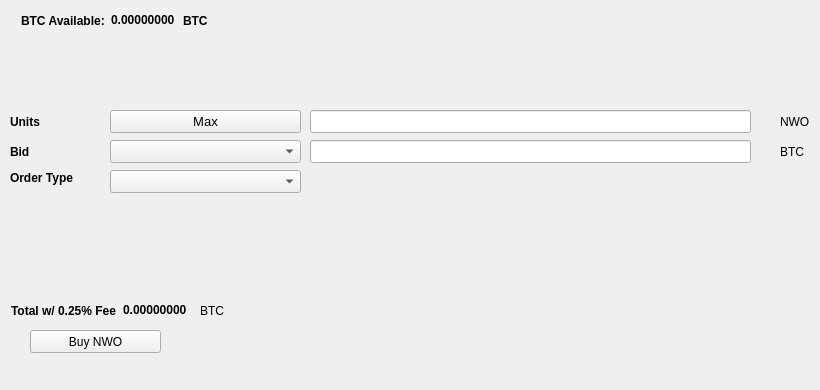
   <widget class="QWidget" name="BuyTab">
    <attribute name="title">
     <string>Buy</string>
    </attribute>
    <widget class="QPushButton" name="BuyNWO">
     <property name="geometry">
      <rect>
       <x>30</x>
       <y>330</y>
       <width>131</width>
       <height>23</height>
      </rect>
     </property>
     <property name="text">
      <string>Buy NWO</string>
     </property>
     <property name="icon">
      <iconset resource="../nwo.qrc">
       <normaloff>:/icons/bitcoin</normaloff>:/icons/bitcoin</iconset>
     </property>
    </widget>
    <widget class="QLabel" name="label_3">
     <property name="geometry">
      <rect>
       <x>10</x>
       <y>110</y>
       <width>46</width>
       <height>23</height>
      </rect>
     </property>
     <property name="font">
      <font>
       <weight>75</weight>
       <bold>true</bold>
      </font>
     </property>
     <property name="text">
      <string>Units</string>
     </property>
    </widget>
    <widget class="QLineEdit" name="UnitsInput">
     <property name="geometry">
      <rect>
       <x>310</x>
       <y>110</y>
       <width>441</width>
       <height>23</height>
      </rect>
     </property>
     <property name="font">
      <font>
       <pointsize>9</pointsize>
       <weight>75</weight>
       <bold>true</bold>
      </font>
     </property>
    </widget>
    <widget class="QLineEdit" name="BuyBidPriceEdit">
     <property name="geometry">
      <rect>
       <x>310</x>
       <y>140</y>
       <width>441</width>
       <height>23</height>
      </rect>
     </property>
     <property name="font">
      <font>
       <pointsize>9</pointsize>
       <weight>75</weight>
       <bold>true</bold>
      </font>
     </property>
    </widget>
    <widget class="QLabel" name="label_4">
     <property name="geometry">
      <rect>
       <x>780</x>
       <y>110</y>
       <width>31</width>
       <height>23</height>
      </rect>
     </property>
     <property name="text">
      <string>NWO</string>
     </property>
    </widget>
    <widget class="QLabel" name="label_5">
     <property name="geometry">
      <rect>
       <x>780</x>
       <y>140</y>
       <width>31</width>
       <height>23</height>
      </rect>
     </property>
     <property name="text">
      <string>BTC</string>
     </property>
    </widget>
    <widget class="QLabel" name="label_6">
     <property name="geometry">
      <rect>
       <x>10</x>
       <y>140</y>
       <width>46</width>
       <height>23</height>
      </rect>
     </property>
     <property name="font">
      <font>
       <weight>75</weight>
       <bold>true</bold>
      </font>
     </property>
     <property name="text">
      <string>Bid</string>
     </property>
    </widget>
    <widget class="QLabel" name="label_7">
     <property name="geometry">
      <rect>
       <x>10</x>
       <y>170</y>
       <width>91</width>
       <height>16</height>
      </rect>
     </property>
     <property name="font">
      <font>
       <weight>75</weight>
       <bold>true</bold>
      </font>
     </property>
     <property name="text">
      <string>Order Type</string>
     </property>
    </widget>
    <widget class="QPushButton" name="Buy_Max_Amount">
     <property name="geometry">
      <rect>
       <x>110</x>
       <y>110</y>
       <width>191</width>
       <height>23</height>
      </rect>
     </property>
     <property name="font">
      <font>
       <pointsize>10</pointsize>
      </font>
     </property>
     <property name="text">
      <string>Max</string>
     </property>
    </widget>
    <widget class="QComboBox" name="BuyBidcomboBox">
     <property name="geometry">
      <rect>
       <x>110</x>
       <y>140</y>
       <width>191</width>
       <height>23</height>
      </rect>
     </property>
     <property name="font">
      <font>
       <pointsize>10</pointsize>
      </font>
     </property>
    </widget>
    <widget class="QComboBox" name="buyOrdertypeCombo">
     <property name="geometry">
      <rect>
       <x>110</x>
       <y>170</y>
       <width>191</width>
       <height>23</height>
      </rect>
     </property>
     <property name="font">
      <font>
       <pointsize>10</pointsize>
      </font>
     </property>
    </widget>
    <widget class="QWidget" name="layoutWidget1">
     <property name="geometry">
      <rect>
       <x>21</x>
       <y>11</y>
       <width>227</width>
       <height>19</height>
      </rect>
     </property>
     <layout class="QHBoxLayout" name="horizontalLayout_3">
      <item>
       <widget class="QLabel" name="label232">
        <property name="font">
         <font>
          <weight>75</weight>
          <bold>true</bold>
         </font>
        </property>
        <property name="text">
         <string>BTC Available:</string>
        </property>
       </widget>
      </item>
      <item>
       <widget class="QLabel" name="BtcAvailableLbl">
        <property name="palette">
         <palette>
          <active>
           <colorrole role="WindowText">
            <brush brushstyle="SolidPattern">
             <color alpha="255">
              <red>0</red>
              <green>0</green>
              <blue>0</blue>
             </color>
            </brush>
           </colorrole>
           <colorrole role="Button">
            <brush brushstyle="SolidPattern">
             <color alpha="255">
              <red>0</red>
              <green>170</green>
              <blue>0</blue>
             </color>
            </brush>
           </colorrole>
           <colorrole role="Light">
            <brush brushstyle="SolidPattern">
             <color alpha="255">
              <red>0</red>
              <green>255</green>
              <blue>0</blue>
             </color>
            </brush>
           </colorrole>
           <colorrole role="Midlight">
            <brush brushstyle="SolidPattern">
             <color alpha="255">
              <red>0</red>
              <green>212</green>
              <blue>0</blue>
             </color>
            </brush>
           </colorrole>
           <colorrole role="Dark">
            <brush brushstyle="SolidPattern">
             <color alpha="255">
              <red>0</red>
              <green>85</green>
              <blue>0</blue>
             </color>
            </brush>
           </colorrole>
           <colorrole role="Mid">
            <brush brushstyle="SolidPattern">
             <color alpha="255">
              <red>0</red>
              <green>113</green>
              <blue>0</blue>
             </color>
            </brush>
           </colorrole>
           <colorrole role="Text">
            <brush brushstyle="SolidPattern">
             <color alpha="255">
              <red>0</red>
              <green>170</green>
              <blue>0</blue>
             </color>
            </brush>
           </colorrole>
           <colorrole role="BrightText">
            <brush brushstyle="SolidPattern">
             <color alpha="255">
              <red>255</red>
              <green>255</green>
              <blue>255</blue>
             </color>
            </brush>
           </colorrole>
           <colorrole role="ButtonText">
            <brush brushstyle="SolidPattern">
             <color alpha="255">
              <red>0</red>
              <green>0</green>
              <blue>0</blue>
             </color>
            </brush>
           </colorrole>
           <colorrole role="Base">
            <brush brushstyle="SolidPattern">
             <color alpha="255">
              <red>255</red>
              <green>255</green>
              <blue>255</blue>
             </color>
            </brush>
           </colorrole>
           <colorrole role="Window">
            <brush brushstyle="SolidPattern">
             <color alpha="255">
              <red>0</red>
              <green>170</green>
              <blue>0</blue>
             </color>
            </brush>
           </colorrole>
           <colorrole role="Shadow">
            <brush brushstyle="SolidPattern">
             <color alpha="255">
              <red>0</red>
              <green>0</green>
              <blue>0</blue>
             </color>
            </brush>
           </colorrole>
           <colorrole role="AlternateBase">
            <brush brushstyle="SolidPattern">
             <color alpha="255">
              <red>127</red>
              <green>212</green>
              <blue>127</blue>
             </color>
            </brush>
           </colorrole>
           <colorrole role="ToolTipBase">
            <brush brushstyle="SolidPattern">
             <color alpha="255">
              <red>255</red>
              <green>255</green>
              <blue>220</blue>
             </color>
            </brush>
           </colorrole>
           <colorrole role="ToolTipText">
            <brush brushstyle="SolidPattern">
             <color alpha="255">
              <red>0</red>
              <green>0</green>
              <blue>0</blue>
             </color>
            </brush>
           </colorrole>
          </active>
          <inactive>
           <colorrole role="WindowText">
            <brush brushstyle="SolidPattern">
             <color alpha="255">
              <red>0</red>
              <green>0</green>
              <blue>0</blue>
             </color>
            </brush>
           </colorrole>
           <colorrole role="Button">
            <brush brushstyle="SolidPattern">
             <color alpha="255">
              <red>0</red>
              <green>170</green>
              <blue>0</blue>
             </color>
            </brush>
           </colorrole>
           <colorrole role="Light">
            <brush brushstyle="SolidPattern">
             <color alpha="255">
              <red>0</red>
              <green>255</green>
              <blue>0</blue>
             </color>
            </brush>
           </colorrole>
           <colorrole role="Midlight">
            <brush brushstyle="SolidPattern">
             <color alpha="255">
              <red>0</red>
              <green>212</green>
              <blue>0</blue>
             </color>
            </brush>
           </colorrole>
           <colorrole role="Dark">
            <brush brushstyle="SolidPattern">
             <color alpha="255">
              <red>0</red>
              <green>85</green>
              <blue>0</blue>
             </color>
            </brush>
           </colorrole>
           <colorrole role="Mid">
            <brush brushstyle="SolidPattern">
             <color alpha="255">
              <red>0</red>
              <green>113</green>
              <blue>0</blue>
             </color>
            </brush>
           </colorrole>
           <colorrole role="Text">
            <brush brushstyle="SolidPattern">
             <color alpha="255">
              <red>0</red>
              <green>170</green>
              <blue>0</blue>
             </color>
            </brush>
           </colorrole>
           <colorrole role="BrightText">
            <brush brushstyle="SolidPattern">
             <color alpha="255">
              <red>255</red>
              <green>255</green>
              <blue>255</blue>
             </color>
            </brush>
           </colorrole>
           <colorrole role="ButtonText">
            <brush brushstyle="SolidPattern">
             <color alpha="255">
              <red>0</red>
              <green>0</green>
              <blue>0</blue>
             </color>
            </brush>
           </colorrole>
           <colorrole role="Base">
            <brush brushstyle="SolidPattern">
             <color alpha="255">
              <red>255</red>
              <green>255</green>
              <blue>255</blue>
             </color>
            </brush>
           </colorrole>
           <colorrole role="Window">
            <brush brushstyle="SolidPattern">
             <color alpha="255">
              <red>0</red>
              <green>170</green>
              <blue>0</blue>
             </color>
            </brush>
           </colorrole>
           <colorrole role="Shadow">
            <brush brushstyle="SolidPattern">
             <color alpha="255">
              <red>0</red>
              <green>0</green>
              <blue>0</blue>
             </color>
            </brush>
           </colorrole>
           <colorrole role="AlternateBase">
            <brush brushstyle="SolidPattern">
             <color alpha="255">
              <red>127</red>
              <green>212</green>
              <blue>127</blue>
             </color>
            </brush>
           </colorrole>
           <colorrole role="ToolTipBase">
            <brush brushstyle="SolidPattern">
             <color alpha="255">
              <red>255</red>
              <green>255</green>
              <blue>220</blue>
             </color>
            </brush>
           </colorrole>
           <colorrole role="ToolTipText">
            <brush brushstyle="SolidPattern">
             <color alpha="255">
              <red>0</red>
              <green>0</green>
              <blue>0</blue>
             </color>
            </brush>
           </colorrole>
          </inactive>
          <disabled>
           <colorrole role="WindowText">
            <brush brushstyle="SolidPattern">
             <color alpha="255">
              <red>0</red>
              <green>85</green>
              <blue>0</blue>
             </color>
            </brush>
           </colorrole>
           <colorrole role="Button">
            <brush brushstyle="SolidPattern">
             <color alpha="255">
              <red>0</red>
              <green>170</green>
              <blue>0</blue>
             </color>
            </brush>
           </colorrole>
           <colorrole role="Light">
            <brush brushstyle="SolidPattern">
             <color alpha="255">
              <red>0</red>
              <green>255</green>
              <blue>0</blue>
             </color>
            </brush>
           </colorrole>
           <colorrole role="Midlight">
            <brush brushstyle="SolidPattern">
             <color alpha="255">
              <red>0</red>
              <green>212</green>
              <blue>0</blue>
             </color>
            </brush>
           </colorrole>
           <colorrole role="Dark">
            <brush brushstyle="SolidPattern">
             <color alpha="255">
              <red>0</red>
              <green>85</green>
              <blue>0</blue>
             </color>
            </brush>
           </colorrole>
           <colorrole role="Mid">
            <brush brushstyle="SolidPattern">
             <color alpha="255">
              <red>0</red>
              <green>113</green>
              <blue>0</blue>
             </color>
            </brush>
           </colorrole>
           <colorrole role="Text">
            <brush brushstyle="SolidPattern">
             <color alpha="255">
              <red>0</red>
              <green>85</green>
              <blue>0</blue>
             </color>
            </brush>
           </colorrole>
           <colorrole role="BrightText">
            <brush brushstyle="SolidPattern">
             <color alpha="255">
              <red>255</red>
              <green>255</green>
              <blue>255</blue>
             </color>
            </brush>
           </colorrole>
           <colorrole role="ButtonText">
            <brush brushstyle="SolidPattern">
             <color alpha="255">
              <red>0</red>
              <green>85</green>
              <blue>0</blue>
             </color>
            </brush>
           </colorrole>
           <colorrole role="Base">
            <brush brushstyle="SolidPattern">
             <color alpha="255">
              <red>0</red>
              <green>170</green>
              <blue>0</blue>
             </color>
            </brush>
           </colorrole>
           <colorrole role="Window">
            <brush brushstyle="SolidPattern">
             <color alpha="255">
              <red>0</red>
              <green>170</green>
              <blue>0</blue>
             </color>
            </brush>
           </colorrole>
           <colorrole role="Shadow">
            <brush brushstyle="SolidPattern">
             <color alpha="255">
              <red>0</red>
              <green>0</green>
              <blue>0</blue>
             </color>
            </brush>
           </colorrole>
           <colorrole role="AlternateBase">
            <brush brushstyle="SolidPattern">
             <color alpha="255">
              <red>0</red>
              <green>170</green>
              <blue>0</blue>
             </color>
            </brush>
           </colorrole>
           <colorrole role="ToolTipBase">
            <brush brushstyle="SolidPattern">
             <color alpha="255">
              <red>255</red>
              <green>255</green>
              <blue>220</blue>
             </color>
            </brush>
           </colorrole>
           <colorrole role="ToolTipText">
            <brush brushstyle="SolidPattern">
             <color alpha="255">
              <red>0</red>
              <green>0</green>
              <blue>0</blue>
             </color>
            </brush>
           </colorrole>
          </disabled>
         </palette>
        </property>
        <property name="font">
         <font>
          <weight>75</weight>
          <bold>true</bold>
         </font>
        </property>
        <property name="text">
         <string>0.00000000</string>
        </property>
        <property name="textInteractionFlags">
         <set>Qt::LinksAccessibleByMouse|Qt::TextSelectableByKeyboard|Qt::TextSelectableByMouse</set>
        </property>
       </widget>
      </item>
      <item>
       <widget class="QLabel" name="BtcAvailableLbl_2">
        <property name="font">
         <font>
          <weight>75</weight>
          <bold>true</bold>
         </font>
        </property>
        <property name="text">
         <string>BTC</string>
        </property>
       </widget>
      </item>
     </layout>
    </widget>
    <widget class="QWidget" name="layoutWidge2">
     <property name="geometry">
      <rect>
       <x>11</x>
       <y>301</y>
       <width>259</width>
       <height>19</height>
      </rect>
     </property>
     <layout class="QHBoxLayout" name="horizontalLayout_4">
      <item>
       <widget class="QLabel" name="label_9">
        <property name="font">
         <font>
          <weight>75</weight>
          <bold>true</bold>
         </font>
        </property>
        <property name="text">
         <string>Total w/ 0.25% Fee</string>
        </property>
       </widget>
      </item>
      <item>
       <widget class="QLabel" name="BuyCostLabel">
        <property name="palette">
         <palette>
          <active>
           <colorrole role="WindowText">
            <brush brushstyle="SolidPattern">
             <color alpha="255">
              <red>0</red>
              <green>0</green>
              <blue>0</blue>
             </color>
            </brush>
           </colorrole>
           <colorrole role="Button">
            <brush brushstyle="SolidPattern">
             <color alpha="255">
              <red>0</red>
              <green>170</green>
              <blue>0</blue>
             </color>
            </brush>
           </colorrole>
           <colorrole role="Light">
            <brush brushstyle="SolidPattern">
             <color alpha="255">
              <red>0</red>
              <green>255</green>
              <blue>0</blue>
             </color>
            </brush>
           </colorrole>
           <colorrole role="Midlight">
            <brush brushstyle="SolidPattern">
             <color alpha="255">
              <red>0</red>
              <green>212</green>
              <blue>0</blue>
             </color>
            </brush>
           </colorrole>
           <colorrole role="Dark">
            <brush brushstyle="SolidPattern">
             <color alpha="255">
              <red>0</red>
              <green>85</green>
              <blue>0</blue>
             </color>
            </brush>
           </colorrole>
           <colorrole role="Mid">
            <brush brushstyle="SolidPattern">
             <color alpha="255">
              <red>0</red>
              <green>113</green>
              <blue>0</blue>
             </color>
            </brush>
           </colorrole>
           <colorrole role="Text">
            <brush brushstyle="SolidPattern">
             <color alpha="255">
              <red>0</red>
              <green>170</green>
              <blue>0</blue>
             </color>
            </brush>
           </colorrole>
           <colorrole role="BrightText">
            <brush brushstyle="SolidPattern">
             <color alpha="255">
              <red>255</red>
              <green>255</green>
              <blue>255</blue>
             </color>
            </brush>
           </colorrole>
           <colorrole role="ButtonText">
            <brush brushstyle="SolidPattern">
             <color alpha="255">
              <red>0</red>
              <green>0</green>
              <blue>0</blue>
             </color>
            </brush>
           </colorrole>
           <colorrole role="Base">
            <brush brushstyle="SolidPattern">
             <color alpha="255">
              <red>255</red>
              <green>255</green>
              <blue>255</blue>
             </color>
            </brush>
           </colorrole>
           <colorrole role="Window">
            <brush brushstyle="SolidPattern">
             <color alpha="255">
              <red>0</red>
              <green>170</green>
              <blue>0</blue>
             </color>
            </brush>
           </colorrole>
           <colorrole role="Shadow">
            <brush brushstyle="SolidPattern">
             <color alpha="255">
              <red>0</red>
              <green>0</green>
              <blue>0</blue>
             </color>
            </brush>
           </colorrole>
           <colorrole role="AlternateBase">
            <brush brushstyle="SolidPattern">
             <color alpha="255">
              <red>127</red>
              <green>212</green>
              <blue>127</blue>
             </color>
            </brush>
           </colorrole>
           <colorrole role="ToolTipBase">
            <brush brushstyle="SolidPattern">
             <color alpha="255">
              <red>255</red>
              <green>255</green>
              <blue>220</blue>
             </color>
            </brush>
           </colorrole>
           <colorrole role="ToolTipText">
            <brush brushstyle="SolidPattern">
             <color alpha="255">
              <red>0</red>
              <green>0</green>
              <blue>0</blue>
             </color>
            </brush>
           </colorrole>
          </active>
          <inactive>
           <colorrole role="WindowText">
            <brush brushstyle="SolidPattern">
             <color alpha="255">
              <red>0</red>
              <green>0</green>
              <blue>0</blue>
             </color>
            </brush>
           </colorrole>
           <colorrole role="Button">
            <brush brushstyle="SolidPattern">
             <color alpha="255">
              <red>0</red>
              <green>170</green>
              <blue>0</blue>
             </color>
            </brush>
           </colorrole>
           <colorrole role="Light">
            <brush brushstyle="SolidPattern">
             <color alpha="255">
              <red>0</red>
              <green>255</green>
              <blue>0</blue>
             </color>
            </brush>
           </colorrole>
           <colorrole role="Midlight">
            <brush brushstyle="SolidPattern">
             <color alpha="255">
              <red>0</red>
              <green>212</green>
              <blue>0</blue>
             </color>
            </brush>
           </colorrole>
           <colorrole role="Dark">
            <brush brushstyle="SolidPattern">
             <color alpha="255">
              <red>0</red>
              <green>85</green>
              <blue>0</blue>
             </color>
            </brush>
           </colorrole>
           <colorrole role="Mid">
            <brush brushstyle="SolidPattern">
             <color alpha="255">
              <red>0</red>
              <green>113</green>
              <blue>0</blue>
             </color>
            </brush>
           </colorrole>
           <colorrole role="Text">
            <brush brushstyle="SolidPattern">
             <color alpha="255">
              <red>0</red>
              <green>170</green>
              <blue>0</blue>
             </color>
            </brush>
           </colorrole>
           <colorrole role="BrightText">
            <brush brushstyle="SolidPattern">
             <color alpha="255">
              <red>255</red>
              <green>255</green>
              <blue>255</blue>
             </color>
            </brush>
           </colorrole>
           <colorrole role="ButtonText">
            <brush brushstyle="SolidPattern">
             <color alpha="255">
              <red>0</red>
              <green>0</green>
              <blue>0</blue>
             </color>
            </brush>
           </colorrole>
           <colorrole role="Base">
            <brush brushstyle="SolidPattern">
             <color alpha="255">
              <red>255</red>
              <green>255</green>
              <blue>255</blue>
             </color>
            </brush>
           </colorrole>
           <colorrole role="Window">
            <brush brushstyle="SolidPattern">
             <color alpha="255">
              <red>0</red>
              <green>170</green>
              <blue>0</blue>
             </color>
            </brush>
           </colorrole>
           <colorrole role="Shadow">
            <brush brushstyle="SolidPattern">
             <color alpha="255">
              <red>0</red>
              <green>0</green>
              <blue>0</blue>
             </color>
            </brush>
           </colorrole>
           <colorrole role="AlternateBase">
            <brush brushstyle="SolidPattern">
             <color alpha="255">
              <red>127</red>
              <green>212</green>
              <blue>127</blue>
             </color>
            </brush>
           </colorrole>
           <colorrole role="ToolTipBase">
            <brush brushstyle="SolidPattern">
             <color alpha="255">
              <red>255</red>
              <green>255</green>
              <blue>220</blue>
             </color>
            </brush>
           </colorrole>
           <colorrole role="ToolTipText">
            <brush brushstyle="SolidPattern">
             <color alpha="255">
              <red>0</red>
              <green>0</green>
              <blue>0</blue>
             </color>
            </brush>
           </colorrole>
          </inactive>
          <disabled>
           <colorrole role="WindowText">
            <brush brushstyle="SolidPattern">
             <color alpha="255">
              <red>0</red>
              <green>85</green>
              <blue>0</blue>
             </color>
            </brush>
           </colorrole>
           <colorrole role="Button">
            <brush brushstyle="SolidPattern">
             <color alpha="255">
              <red>0</red>
              <green>170</green>
              <blue>0</blue>
             </color>
            </brush>
           </colorrole>
           <colorrole role="Light">
            <brush brushstyle="SolidPattern">
             <color alpha="255">
              <red>0</red>
              <green>255</green>
              <blue>0</blue>
             </color>
            </brush>
           </colorrole>
           <colorrole role="Midlight">
            <brush brushstyle="SolidPattern">
             <color alpha="255">
              <red>0</red>
              <green>212</green>
              <blue>0</blue>
             </color>
            </brush>
           </colorrole>
           <colorrole role="Dark">
            <brush brushstyle="SolidPattern">
             <color alpha="255">
              <red>0</red>
              <green>85</green>
              <blue>0</blue>
             </color>
            </brush>
           </colorrole>
           <colorrole role="Mid">
            <brush brushstyle="SolidPattern">
             <color alpha="255">
              <red>0</red>
              <green>113</green>
              <blue>0</blue>
             </color>
            </brush>
           </colorrole>
           <colorrole role="Text">
            <brush brushstyle="SolidPattern">
             <color alpha="255">
              <red>0</red>
              <green>85</green>
              <blue>0</blue>
             </color>
            </brush>
           </colorrole>
           <colorrole role="BrightText">
            <brush brushstyle="SolidPattern">
             <color alpha="255">
              <red>255</red>
              <green>255</green>
              <blue>255</blue>
             </color>
            </brush>
           </colorrole>
           <colorrole role="ButtonText">
            <brush brushstyle="SolidPattern">
             <color alpha="255">
              <red>0</red>
              <green>85</green>
              <blue>0</blue>
             </color>
            </brush>
           </colorrole>
           <colorrole role="Base">
            <brush brushstyle="SolidPattern">
             <color alpha="255">
              <red>0</red>
              <green>170</green>
              <blue>0</blue>
             </color>
            </brush>
           </colorrole>
           <colorrole role="Window">
            <brush brushstyle="SolidPattern">
             <color alpha="255">
              <red>0</red>
              <green>170</green>
              <blue>0</blue>
             </color>
            </brush>
           </colorrole>
           <colorrole role="Shadow">
            <brush brushstyle="SolidPattern">
             <color alpha="255">
              <red>0</red>
              <green>0</green>
              <blue>0</blue>
             </color>
            </brush>
           </colorrole>
           <colorrole role="AlternateBase">
            <brush brushstyle="SolidPattern">
             <color alpha="255">
              <red>0</red>
              <green>170</green>
              <blue>0</blue>
             </color>
            </brush>
           </colorrole>
           <colorrole role="ToolTipBase">
            <brush brushstyle="SolidPattern">
             <color alpha="255">
              <red>255</red>
              <green>255</green>
              <blue>220</blue>
             </color>
            </brush>
           </colorrole>
           <colorrole role="ToolTipText">
            <brush brushstyle="SolidPattern">
             <color alpha="255">
              <red>0</red>
              <green>0</green>
              <blue>0</blue>
             </color>
            </brush>
           </colorrole>
          </disabled>
         </palette>
        </property>
        <property name="font">
         <font>
          <weight>75</weight>
          <bold>true</bold>
         </font>
        </property>
        <property name="autoFillBackground">
         <bool>false</bool>
        </property>
        <property name="text">
         <string>0.00000000</string>
        </property>
        <property name="textInteractionFlags">
         <set>Qt::LinksAccessibleByMouse|Qt::TextSelectableByMouse</set>
        </property>
       </widget>
      </item>
      <item>
       <widget class="QLabel" name="label_10">
        <property name="font">
         <font>
          <weight>50</weight>
          <bold>false</bold>
         </font>
        </property>
        <property name="text">
         <string>BTC</string>
        </property>
       </widget>
      </item>
     </layout>
    </widget>
    <widget class="QLabel" name="label_24">
     <property name="geometry">
      <rect>
       <x>460</x>
       <y>300</y>
       <width>281</width>
       <height>81</height>
      </rect>
     </property>
     <property name="text">
      <string/>
     </property>
     <property name="pixmap">
      <pixmap>:/images/bittrex</pixmap>
     </property>
    </widget>
   </widget>
